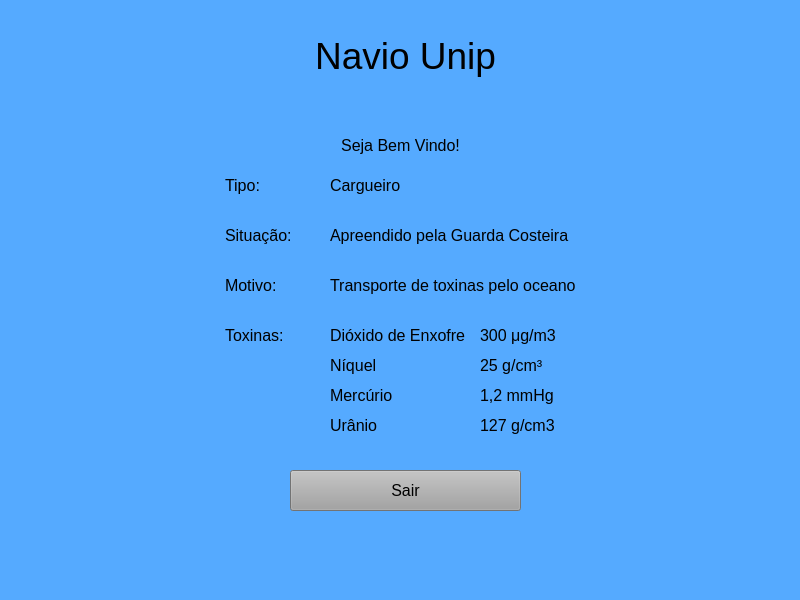
<?xml version="1.0" encoding="UTF-8"?>
<ui version="4.0">
<class>MainWindow</class>
<widget class="QMainWindow" name="MainWindow">
<property name="enabled">
<bool>true</bool>
</property>
<property name="geometry">
<rect>
<x>0</x>
<y>0</y>
<width>800</width>
<height>600</height>
</rect>
</property>
<property name="windowTitle">
<string>Navio</string>
</property>
<property name="styleSheet">
<string notr="true">background-color: rgb(85, 170, 255)</string>
</property>
<widget class="QWidget" name="centralwidget">
<widget class="QLabel" name="label">
<property name="geometry">
<rect>
<x>280</x>
<y>20</y>
<width>251</width>
<height>71</height>
</rect>
</property>
<property name="font">
<font>
<pointsize>28</pointsize>
</font>
</property>
<property name="layoutDirection">
<enum>Qt::LeftToRight</enum>
</property>
<property name="text">
<string>Navio Unip</string>
</property>
<property name="alignment">
<set>Qt::AlignCenter</set>
</property>
</widget>
<widget class="QLabel" name="label_2">
<property name="geometry">
<rect>
<x>225</x>
<y>130</y>
<width>351</width>
<height>31</height>
</rect>
</property>
<property name="font">
<font>
<pointsize>12</pointsize>
</font>
</property>
<property name="text">
<string>Seja Bem Vindo!</string>
</property>
<property name="alignment">
<set>Qt::AlignCenter</set>
</property>
</widget>
<widget class="QLabel" name="label_3">
<property name="geometry">
<rect>
<x>225</x>
<y>170</y>
<width>71</width>
<height>31</height>
</rect>
</property>
<property name="font">
<font>
<pointsize>12</pointsize>
</font>
</property>
<property name="text">
<string>Tipo:</string>
</property>
</widget>
<widget class="QLabel" name="label_4">
<property name="geometry">
<rect>
<x>225</x>
<y>220</y>
<width>71</width>
<height>31</height>
</rect>
</property>
<property name="font">
<font>
<pointsize>12</pointsize>
</font>
</property>
<property name="text">
<string>Situação:</string>
</property>
</widget>
<widget class="QLabel" name="label_5">
<property name="geometry">
<rect>
<x>225</x>
<y>270</y>
<width>71</width>
<height>31</height>
</rect>
</property>
<property name="font">
<font>
<pointsize>12</pointsize>
</font>
</property>
<property name="text">
<string>Motivo:</string>
</property>
</widget>
<widget class="QLabel" name="label_6">
<property name="geometry">
<rect>
<x>330</x>
<y>170</y>
<width>251</width>
<height>31</height>
</rect>
</property>
<property name="font">
<font>
<pointsize>12</pointsize>
</font>
</property>
<property name="text">
<string>Cargueiro</string>
</property>
</widget>
<widget class="QLabel" name="label_7">
<property name="geometry">
<rect>
<x>330</x>
<y>220</y>
<width>251</width>
<height>31</height>
</rect>
</property>
<property name="font">
<font>
<pointsize>12</pointsize>
</font>
</property>
<property name="text">
<string>Apreendido pela Guarda Costeira</string>
</property>
</widget>
<widget class="QLabel" name="label_8">
<property name="geometry">
<rect>
<x>330</x>
<y>270</y>
<width>251</width>
<height>31</height>
</rect>
</property>
<property name="font">
<font>
<pointsize>12</pointsize>
</font>
</property>
<property name="text">
<string>Transporte de toxinas pelo oceano</string>
</property>
</widget>
<widget class="QLabel" name="label_9">
<property name="geometry">
<rect>
<x>225</x>
<y>320</y>
<width>71</width>
<height>31</height>
</rect>
</property>
<property name="font">
<font>
<pointsize>12</pointsize>
</font>
</property>
<property name="text">
<string>Toxinas:</string>
</property>
</widget>
<widget class="QLabel" name="label_10">
<property name="geometry">
<rect>
<x>330</x>
<y>320</y>
<width>141</width>
<height>31</height>
</rect>
</property>
<property name="font">
<font>
<pointsize>12</pointsize>
</font>
</property>
<property name="text">
<string>Dióxido de Enxofre</string>
</property>
</widget>
<widget class="QLabel" name="label_11">
<property name="geometry">
<rect>
<x>480</x>
<y>350</y>
<width>101</width>
<height>31</height>
</rect>
</property>
<property name="font">
<font>
<pointsize>12</pointsize>
</font>
</property>
<property name="text">
<string>25 g/cm³</string>
</property>
</widget>
<widget class="QLabel" name="label_12">
<property name="geometry">
<rect>
<x>330</x>
<y>350</y>
<width>141</width>
<height>31</height>
</rect>
</property>
<property name="font">
<font>
<pointsize>12</pointsize>
</font>
</property>
<property name="layoutDirection">
<enum>Qt::LeftToRight</enum>
</property>
<property name="text">
<string>Níquel</string>
</property>
<property name="alignment">
<set>Qt::AlignLeading|Qt::AlignLeft|Qt::AlignVCenter</set>
</property>
</widget>
<widget class="QLabel" name="label_13">
<property name="geometry">
<rect>
<x>480</x>
<y>320</y>
<width>101</width>
<height>31</height>
</rect>
</property>
<property name="font">
<font>
<pointsize>12</pointsize>
</font>
</property>
<property name="text">
<string>300 μg/m3</string>
</property>
</widget>
<widget class="QLabel" name="label_14">
<property name="geometry">
<rect>
<x>330</x>
<y>380</y>
<width>141</width>
<height>31</height>
</rect>
</property>
<property name="font">
<font>
<pointsize>12</pointsize>
</font>
</property>
<property name="text">
<string>Mercúrio</string>
</property>
</widget>
<widget class="QLabel" name="label_15">
<property name="geometry">
<rect>
<x>480</x>
<y>380</y>
<width>101</width>
<height>31</height>
</rect>
</property>
<property name="font">
<font>
<pointsize>12</pointsize>
</font>
</property>
<property name="text">
<string>1,2 mmHg</string>
</property>
</widget>
<widget class="QLabel" name="label_16">
<property name="geometry">
<rect>
<x>330</x>
<y>410</y>
<width>141</width>
<height>31</height>
</rect>
</property>
<property name="font">
<font>
<pointsize>12</pointsize>
</font>
</property>
<property name="text">
<string>Urânio</string>
</property>
</widget>
<widget class="QLabel" name="label_17">
<property name="geometry">
<rect>
<x>480</x>
<y>410</y>
<width>101</width>
<height>31</height>
</rect>
</property>
<property name="font">
<font>
<pointsize>12</pointsize>
</font>
</property>
<property name="text">
<string>127 g/cm3</string>
</property>
</widget>
<widget class="QPushButton" name="pushButton_2">
<property name="geometry">
<rect>
<x>290</x>
<y>470</y>
<width>231</width>
<height>41</height>
</rect>
</property>
<property name="font">
<font>
<pointsize>12</pointsize>
</font>
</property>
<property name="styleSheet">
<string notr="true">background-color: rgb(161, 161, 161)</string>
</property>
<property name="text">
<string>Sair</string>
</property>
</widget>
</widget>
<widget class="QMenuBar" name="menubar">
<property name="geometry">
<rect>
<x>0</x>
<y>0</y>
<width>800</width>
<height>21</height>
</rect>
</property>
</widget>
<widget class="QStatusBar" name="statusbar"/>
</widget>
<resources/>
<connections/>
</ui>
